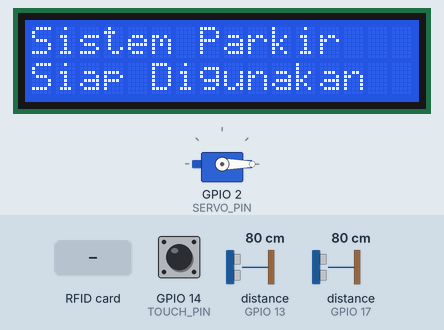
Bench run of a sketch on a simulated ESP32. On the bench: servo, 16×2 character LCD. Wiring (inferred from the names in the program): 2 × ultrasonic range finder: trigger GPIO 5, echo GPIO 17 / trigger GPIO 12, echo GPIO 13. Inputs (shaded band) come from the test bench; at power-on: distance to the obstacle (sensors on GPIO 13, GPIO 17) 80 cm, GPIO 14 (TOUCH_PIN) LOW. The echo pulse lasts 58.3 µs per cm; WiFi joins after 1.5 s; servers stay silent unless stated; uploads are accepted with an empty reply; what the sketch prints to the serial monitor is not drawn.

Above: at 2.8 s.
2.9 s: distance to the obstacle (sensor on GPIO 13) set to 6 cm
4.4 s: distance to the obstacle (sensor on GPIO 13) set to 3 cm
At 5.9 s:
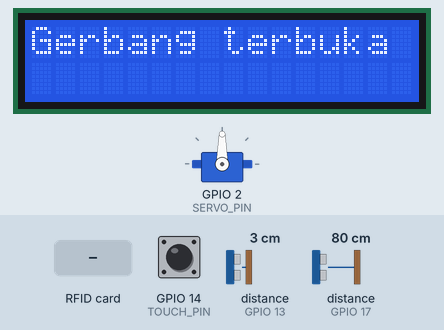
6.3 s: RFID card 5E 7A 19 C4 held to the reader
At 7.2 s:
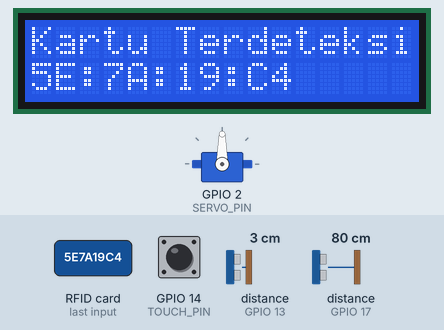
At 15.6 s:
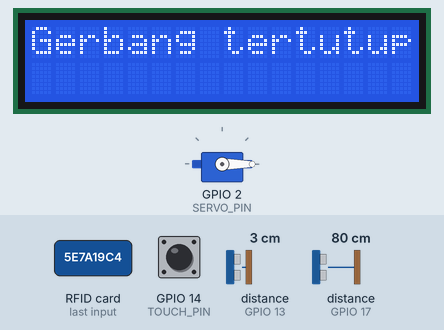
Timing chart, 0 to 17.1 s (numbered marks = the images above; inputs shaded):
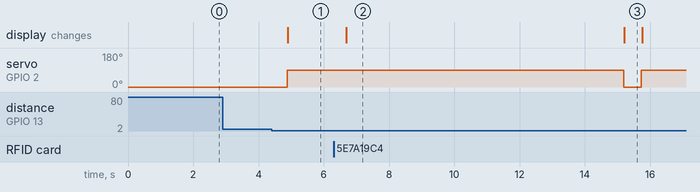

The sketch:

prjek-iot-final.ino
```cpp
#include <ESP32Servo.h>
#include <SPI.h>
#include <MFRC522.h>
#include <Wire.h>
#include <LiquidCrystal_I2C.h>
#include <WiFi.h>
#include <HTTPClient.h>
#include <ArduinoJson.h>

// WiFi credentials
const char* ssid = "HOSTPOT ITENAS";
const char* password = "";
const char* serverUrl = "https:"; // Ganti sesuai endpoint API

// RFID
#define RST_PIN     22
#define SS_PIN      21

// Servo
#define SERVO_PIN   2
#define TOUCH_PIN   14

// Ultrasonic
#define TRIG_PIN        5
#define ECHO_PIN        17
#define TRIG_PIN_OUT    12
#define ECHO_PIN_OUT    13

MFRC522 rfid(SS_PIN, RST_PIN);
Servo myServo;
LiquidCrystal_I2C lcd(0x27, 16, 2); // Bisa juga 0x3F tergantung modul

bool isOpen = false;
unsigned long openTime = 0;
bool ultrasonicDetected = false;
unsigned long ultrasonicStartTime = 0;

void setup() {
  Serial.begin(115200);
  SPI.begin();
  rfid.PCD_Init();
  Serial.println("Tempelkan kartu RFID...");

  myServo.attach(SERVO_PIN);
  myServo.write(0); // posisi awal tertutup

  Wire.begin(4, 15);
  lcd.init();
  lcd.backlight();
  lcd.setCursor(0, 0);
  lcd.print("Sistem Parkir");
  lcd.setCursor(0, 1);
  lcd.print("Siap Digunakan");

  pinMode(TOUCH_PIN, INPUT);
  pinMode(TRIG_PIN, OUTPUT);
  pinMode(ECHO_PIN, INPUT);
  pinMode(TRIG_PIN_OUT, OUTPUT);
  pinMode(ECHO_PIN_OUT, INPUT);

  // Koneksi WiFi
  WiFi.begin(ssid, password);
  Serial.print("Menghubungkan WiFi");
  while (WiFi.status() != WL_CONNECTED) {
    delay(500);
    Serial.print(".");
  }
  Serial.println("\nWiFi terhubung!");
}

void loop() {
  // ===== Touch Sensor =====
  if (digitalRead(TOUCH_PIN) == HIGH) {
    Serial.println("Touch detected: Ready Car");
    delay(200);
  }

  // ===== RFID Deteksi =====
  if (rfid.PICC_IsNewCardPresent() && rfid.PICC_ReadCardSerial()) {
    Serial.println("Kartu RFID terdeteksi!");
    String uid = getUID();
    lcd.clear();
    lcd.setCursor(0, 0);
    lcd.print("Kartu Terdeteksi");
    lcd.setCursor(0, 1);
    lcd.print(uid);

    if (!isOpen) {
      bukaServo("rfid", uid);
    }

    rfid.PICC_HaltA();
    rfid.PCD_StopCrypto1();
  }

  // ===== Ultrasonik Masuk =====
  float distance = jarakmasuk();
  if (distance >= 2.0 && distance <= 4.5) {
    if (!ultrasonicDetected) {
      ultrasonicDetected = true;
      ultrasonicStartTime = millis();
    } else if ((millis() - ultrasonicStartTime >= 3000) && !isOpen) {
      Serial.println("Deteksi masuk valid");
      bukaServo("masuk", "");
    }
  } else {
    ultrasonicDetected = false;
  }

  // ===== Ultrasonik Keluar =====
  float distance_out = jarakkeluar();
  if (distance_out >= 2.0 && distance_out <= 4.5 && !isOpen) {
    Serial.println("Mobil keluar");
    bukaServo("keluar", "");
  }

  // ===== Tutup otomatis servo =====
  if (isOpen && (millis() - openTime >= 10000)) {
    myServo.write(0);
    isOpen = false;
    Serial.println("Servo ditutup kembali");
    lcd.clear();
    lcd.setCursor(0, 0);
    lcd.print("Gerbang tertutup");
  }

  delay(500);
}

// ===== Fungsi buka servo + kirim ke server =====
void bukaServo(String triggerSource, String uid) {
  myServo.write(90);
  isOpen = true;
  openTime = millis();
  Serial.println("Servo terbuka");
  lcd.clear();
  lcd.setCursor(0, 0);
  lcd.print("Gerbang terbuka");

  // Kirim status ke server
  if (WiFi.status() == WL_CONNECTED) {
    HTTPClient http;
    http.begin(serverUrl);
    http.addHeader("Content-Type", "application/json");

    StaticJsonDocument<256> doc;
    doc["gateId"] = "gate1";
    doc["trigger"] = triggerSource;
    doc["status"] = "open";
    doc["uid"] = uid;

    String jsonData;
    serializeJson(doc, jsonData);
    int httpCode = http.POST(jsonData);

    if (httpCode > 0) {
      String response = http.getString();
      Serial.println("Server response: " + response);
    } else {
      Serial.println("Gagal kirim ke server: " + String(httpCode));
    }

    http.end();
  }
}

// ===== Fungsi jarak masuk =====
float jarakmasuk() {
  digitalWrite(TRIG_PIN, LOW);
  delayMicroseconds(2);
  digitalWrite(TRIG_PIN, HIGH);
  delayMicroseconds(10);
  digitalWrite(TRIG_PIN, LOW);

  long duration = pulseIn(ECHO_PIN, HIGH, 30000);
  float distance = duration * 0.034 / 2;
  return distance;
}

// ===== Fungsi jarak keluar =====
float jarakkeluar() {
  digitalWrite(TRIG_PIN_OUT, LOW);
  delayMicroseconds(2);
  digitalWrite(TRIG_PIN_OUT, HIGH);
  delayMicroseconds(10);
  digitalWrite(TRIG_PIN_OUT, LOW);

  long duration_out = pulseIn(ECHO_PIN_OUT, HIGH, 30000);
  float distance_out = duration_out * 0.034 / 2;
  return distance_out;
}

// ===== Fungsi ambil UID =====
String getUID() {
  String uidString = "";
  for (byte i = 0; i < rfid.uid.size; i++) {
    uidString += (rfid.uid.uidByte[i] < 0x10 ? "0" : "");
    uidString += String(rfid.uid.uidByte[i], HEX);
    if (i < rfid.uid.size - 1) uidString += ":";
  }
  uidString.toUpperCase();
  Serial.print("UID: ");
  Serial.println(uidString);
  return uidString;
}
```

Measured:
- the behaviour switches between 5 and 4 cm on distance to the obstacle (sensor on GPIO 13) (found by bisection; images 0 and 1)
- after the input at 2.9 s, every drawn part: stays the same
- after the input at 4.4 s, servo on GPIO 2 (SERVO_PIN): 0° → 90° after 0.47 s; the display: changes after 0.49 s (image 1)
- after the input at 6.3 s, the display: changes after 0.39 s (image 2)
- what the display in image 2 shows lasts 8.5 s, from 6.7 s to 15.2 s
- what the display in image 3 shows lasts 0.6 s, from 15.2 s to 15.8 s
